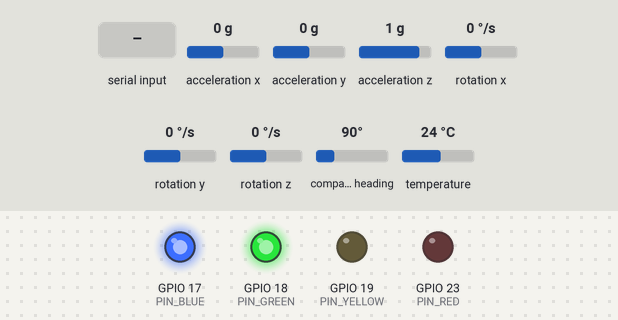
This sketch was run on a simulated ESP32. Parts: output pins drawn as LEDs (lit = HIGH). Inputs (shaded band) come from the test bench; at power-on: acceleration x 0 g, acceleration y 0 g, acceleration z 1 g, rotation x 0 °/s, rotation y 0 °/s, rotation z 0 °/s, compass heading 90°, temperature 24 °C. Nothing arrives over Bluetooth unless stated; what the sketch prints to the serial monitor is not drawn.

Above: at 1.2 s.
1.3 s: "90,45\n" received over the second serial link
At 2.2 s:
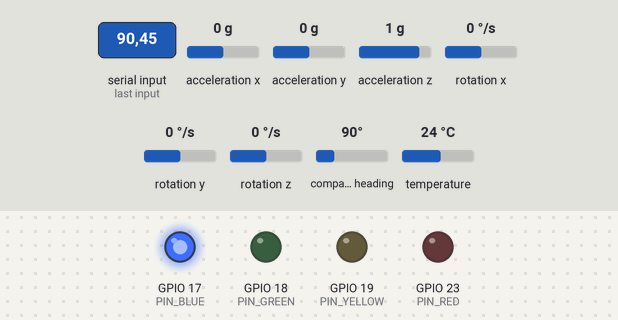
Timing chart, 0 to 4.3 s (numbered marks = the images above; inputs shaded):
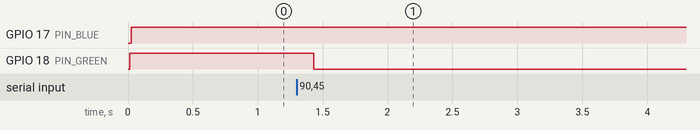

The sketch:

SlaveESP.ino
```cpp
#include <Adafruit_LSM9DS1.h>
#include <Adafruit_Sensor.h>
#include <Wire.h>
#include "BluetoothSerial.h"

BluetoothSerial SerialBT;
Adafruit_LSM9DS1 lsm = Adafruit_LSM9DS1();

#define PIN_SDA 33
#define PIN_SCL 32
#define PIN_GREEN 18
#define PIN_YELLOW 19
#define PIN_RED 23
#define PIN_BLUE 17

#define UNINITIALIZED -1
#define GREEN 0
#define YELLOW 1
#define RED 2

#define BAUD_RATE 9600
#define DELAY_MS 200

float velocityX = 0;
float velocityY = 0;
float velocityZ = 0;
unsigned long lastTime = 0;
float idleTime = 0;
int currentState = GREEN;

void setup() {
  Serial.begin(BAUD_RATE);
  SerialBT.begin("ESP32Slave");
  Serial.println("Bluetooth device ready, name is ESP32Slave");
  Wire.begin(PIN_SDA, PIN_SCL);

  pinMode(PIN_GREEN, OUTPUT);
  pinMode(PIN_YELLOW, OUTPUT);
  pinMode(PIN_RED, OUTPUT);
  pinMode(PIN_BLUE, OUTPUT);

  // Initialize LSM
  if (!lsm.begin()) {
    Serial.println("LSM9DS1 not found");
    while (1);
  }
  lsm.setupAccel(lsm.LSM9DS1_ACCELRANGE_2G);

  // Print MAC address (inly for debug)
  uint8_t mac[6];
  SerialBT.getBtAddress(mac);
  Serial.print("MAC address: ");
  for (int i = 0; i < 6; i++) {
    if (mac[i] < 0x10) Serial.print("0");  // leading zero for values < 0x10
    Serial.print(mac[i], HEX);
    if (i < 5) Serial.print(":");
  }
  Serial.println();

  setLED(currentState);
  lastTime = millis();
}

void loop() {
  if (SerialBT.connected()) {
    // Read sensor data
    sensors_event_t accel, mag, gyro, temp;
    lsm.getEvent(&accel, &mag, &gyro, &temp);

    unsigned long now = millis();
    float dt = (now - lastTime) / 1000.0;
    lastTime = now;

    // Raw acceleration values
    float x = accel.acceleration.x;
    float y = accel.acceleration.y;
    float z = accel.acceleration.z;

    // Speed calculation
    float magnitude = sqrt(x * x + y * y + z * z);
    float speed = abs(magnitude - 9.81);
    Serial.print("Speed: ");
    Serial.print(speed);

    // Send speed to master
    SerialBT.println(speed);

    digitalWrite(PIN_BLUE, HIGH);
  } else {
    digitalWrite(PIN_BLUE, LOW);
  }

  // Retrieve LED signal from master
  if (SerialBT.available()) {
    String received = SerialBT.readStringUntil('\n');
    int signal = received.toInt();
    Serial.print("\tReceived signal: ");
    Serial.println(signal);
    setLED(signal);
  }

  delay(DELAY_MS);
}

void setLED(int state) {
  currentState = state;
  digitalWrite(PIN_GREEN, state == GREEN ? HIGH : LOW);
  digitalWrite(PIN_YELLOW, state == YELLOW ? HIGH : LOW);
  digitalWrite(PIN_RED, state == RED ? HIGH : LOW);
}
```

Measured:
- after the input at 1.3 s, GPIO 18 (PIN_GREEN): HIGH → LOW after 0.13 s
